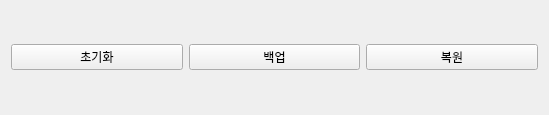
<?xml version="1.0" encoding="UTF-8"?>
<ui version="4.0">
 <class>Form</class>
 <widget class="QWidget" name="Form">
  <property name="geometry">
   <rect>
    <x>0</x>
    <y>0</y>
    <width>549</width>
    <height>115</height>
   </rect>
  </property>
  <property name="windowTitle">
   <string>Form</string>
  </property>
  <layout class="QGridLayout" name="gridLayout">
   <item row="0" column="0">
    <layout class="QHBoxLayout" name="horizontalLayout">
     <item>
      <widget class="QPushButton" name="btn_init">
       <property name="text">
        <string>초기화</string>
       </property>
      </widget>
     </item>
     <item>
      <widget class="QPushButton" name="btn_backup">
       <property name="text">
        <string>백업</string>
       </property>
      </widget>
     </item>
     <item>
      <widget class="QPushButton" name="btn_restore">
       <property name="text">
        <string>복원</string>
       </property>
      </widget>
     </item>
    </layout>
   </item>
  </layout>
 </widget>
 <resources/>
 <connections/>
</ui>
